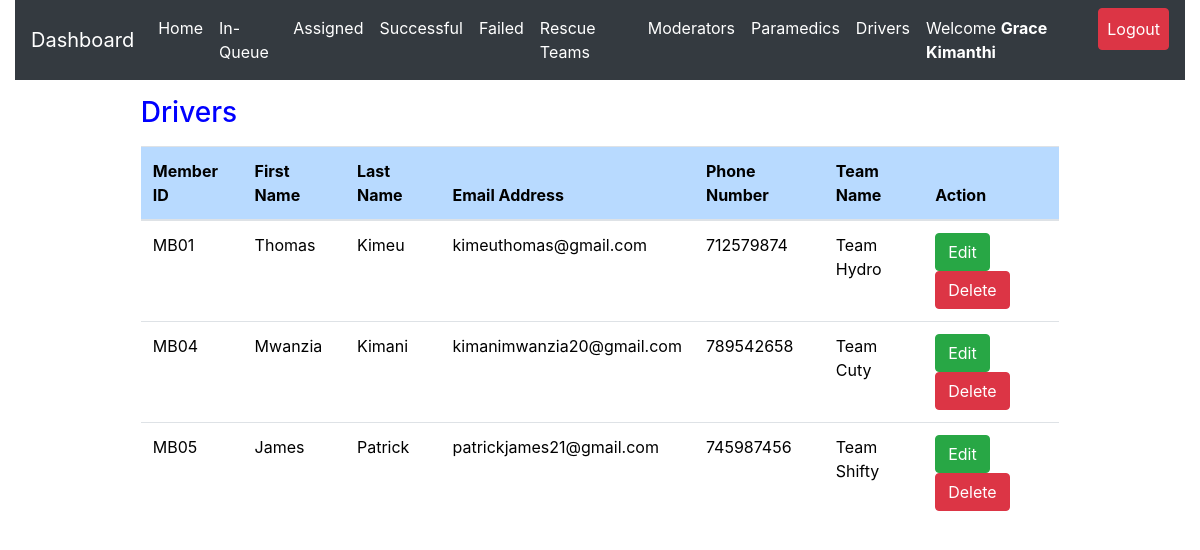
/admin/drivers.php (signed in), run on the app's committed database.
### tables this page shows
CREATE TABLE `rescue_team_members` (
  `id` int(20) NOT NULL,
  `member_id` varchar(50) NOT NULL,
  `fname` varchar(255) NOT NULL,
  `lname` varchar(255) NOT NULL,
  `email` varchar(50) NOT NULL,
  `phone` int(15) NOT NULL,
  `role_id` varchar(50) NOT NULL,
  `rescue_team_id` varchar(50) NOT NULL,
  `time_of_registration` datetime NOT NULL DEFAULT CURRENT_TIMESTAMP
);

CREATE TABLE `rescue_team` (
  `id` int(11) NOT NULL,
  `team_id` varchar(50) NOT NULL,
  `team_username` varchar(255) NOT NULL,
  `team_name` varchar(255) NOT NULL,
  `team_phone` int(15) NOT NULL,
  `team_email` varchar(50) NOT NULL,
  `team_password` varchar(255) NOT NULL,
  `password_reset_token` varchar(255) DEFAULT NULL,
  `registration_timestamp` datetime NOT NULL DEFAULT CURRENT_TIMESTAMP
);

### admin/drivers.php (the view, shortened to what this page needs)
<?php
include 'server.php';
?>
<!DOCTYPE html>
<html lang="en">
<head>
<?php include './includes/header.php'; ?>
</head>
  <body>
    <?php include './includes/navbar.php'; ?>
<div class="container-fluid">
<div class="row m-3">
  <div class="col-md-1"></div>
  <div class="col-md-10">
<div class="table-responsive-lg">
  <table class="table mt-3" style='color:black; font-weight:normal'>
      <thead>
       <h3 style='color:blue'>Drivers</h3>
          <tr >
            <th scope="col" class="table-primary">Member ID</th>
            <th scope="col" class="table-primary">First Name</th>
            <th scope="col" class="table-primary">Last Name</th>
            <th scope="col" class="table-primary">Email Address</th>
            <th scope="col" class="table-primary">Phone Number</th>
            <th scope="col" class="table-primary">Team Name</th>
            <th scope="col" class="table-primary">Action</th>
          </tr>
        </thead>
        <tbody>
  <?php
  if($_SESSION['admin_id']){
      $data_fetch_query = "SELECT * FROM `rescue_team_members` WHERE role_id='MSU/001A/022'";
      $data_result = mysqli_query($db, $data_fetch_query);
      if ($data_result->num_rows > 0){
          while($row = $data_result->fetch_assoc()) {
              $driver_member_id = $row['member_id'];
              $driverFname= $row["fname"];
              $driverLname= $row["lname"];
              $driverMail= $row["email"];
              $driverPhone= $row["phone"];
              $teamid= $row["rescue_team_id"];
              $data_fetch = "SELECT * FROM `rescue_team` WHERE `team_id` ='$teamid'";
              $result = mysqli_query($db, $data_fetch);
              if ($result->num_rows > 0){
                while($rw = $result->fetch_assoc()) {
                  $teamname= $rw["team_name"];
                }}
      echo "<tr> <td>" .$row["member_id"].  "</td>";
      echo "<td>" .$driverFname."</td>";
      echo "<td>" .$driverLname."</td>";
      echo "<td>" .$driverMail."</td>";
      echo "<td>" .$driverPhone."</td>";
      echo "<td>" .$teamname."</td>";
      echo "<td>
      <form method ='POST' action='server.php'>
      <input  type='text' hidden name='driver_member_id' value='$driver_member_id'>
      <input type='submit' data-id= '$driver_member_id' data-phone='$driverPhone' data-fname='$driverFname' data-lname='$driverLname' data-mail='$driverMail' value='Edit' name='edit-driver-btn' class='btn btn-success editDriverButton'>
      <input type='submit' data-id= '$driver_member_id' value='Delete'  class='btn btn-danger deleteDriveBtn'>
      </form>
      </td> </tr>";
      }
      }else{
      echo "<td>"."No Requests Found"."</td>";
      }
      } else{
          echo "<td>"."No Data Found"."</td>";
      }
?>
        </tbody>
  </table>
</div>
</div>
<div class="col-md-1"></div>
</div>
</div>
  </body>
</html>

### data on the page
rescue_team_members: member_id "MB01", fname "Thomas", lname "Kimeu", email "kimeuthomas@gmail.com", phone "712579874", rescue_team.team_name "Team Hydro"
rescue_team_members: member_id "MB04", fname "Mwanzia", lname "Kimani", email "kimanimwanzia20@gmail.com", phone "789542658", rescue_team.team_name "Team Cuty"
rescue_team_members: member_id "MB05", fname "James", lname "Patrick", email "patrickjames21@gmail.com", phone "745987456", rescue_team.team_name "Team Shifty"

### other printed values
$_SESSION['admin_firstname'] "Grace"
$_SESSION['admin_lastname'] "Kimanthi"
